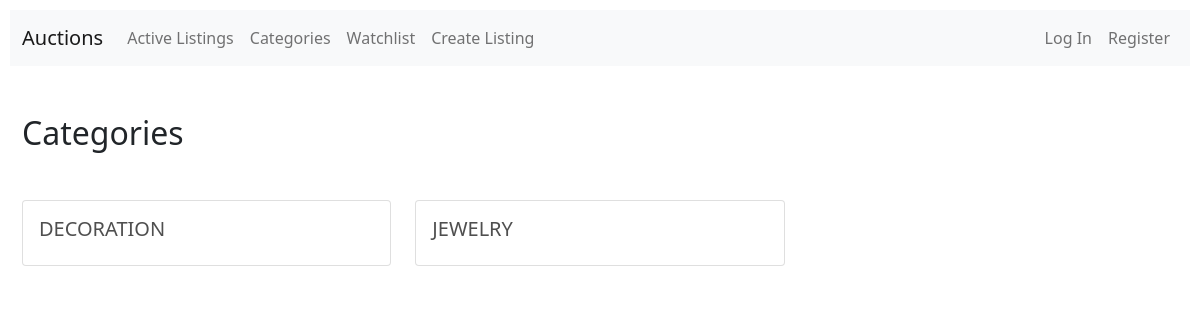
Page /category on the earlier database version.
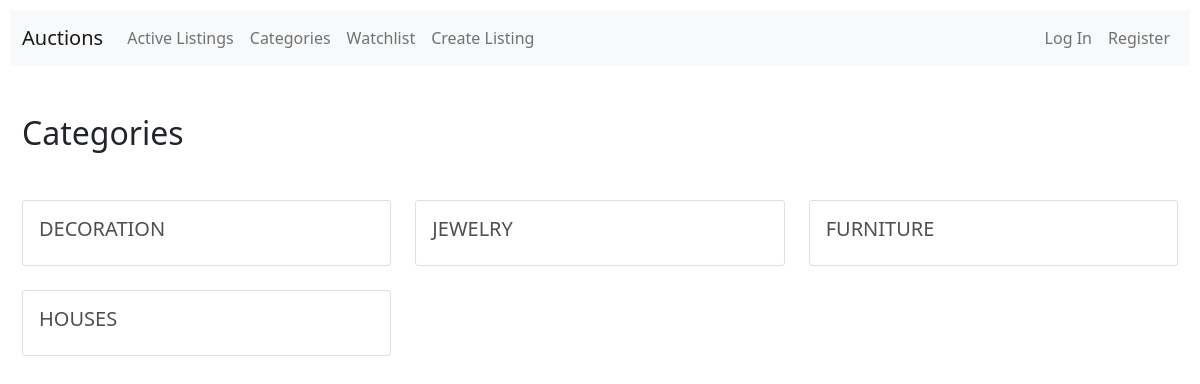
Same page on the later database version.
### auctions/models.py (models this page shows, shortened)
class Category(models.Model):
    name = models.CharField(max_length=64)

### auctions/views.py (the view)
# urls.py: path("category", views.category, name="category"),
def category(request):
    categories = Category.objects.all()
    return render(request, "auctions/categories.html", {
        "categories": categories
    })

### auctions/templates/auctions/categories.html
{% extends "auctions/layout.html" %}
{% load static %}
{% block body %}
<h2 class="mb-5">Categories</h2>
<div class="row row-cols-1 row-cols-md-3 g-4">
    {% for category in categories %}
    <div class="col">
        <a href="{% url 'category_view' category.id %}">
            <div class="card h-100">
                <div class="card-body">
                    <h5 class="card-title">{{ category.name }}</h5>
                </div>
            </div>
        </a>
    </div>
    {% endfor %}
</div>
{% endblock %}

Differences in the rows shown:
added Category: name "FURNITURE"
added Category: name "HOUSES"
